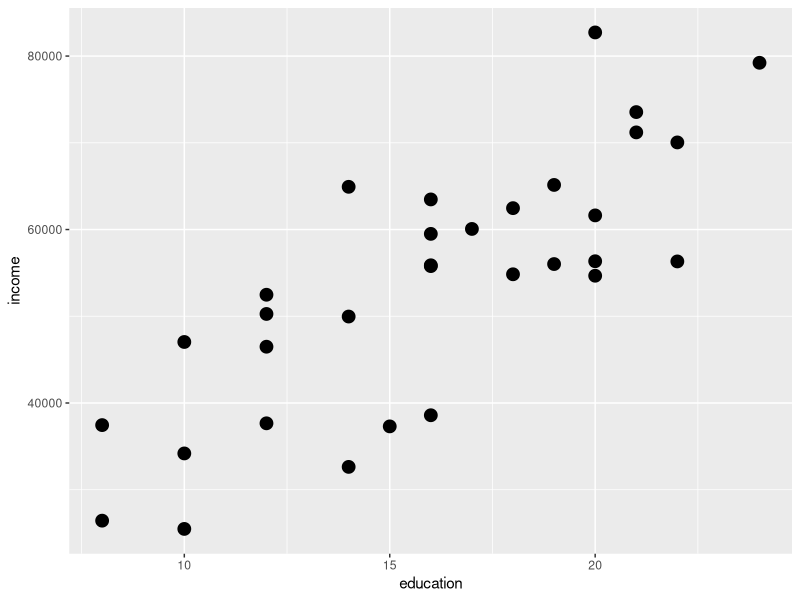
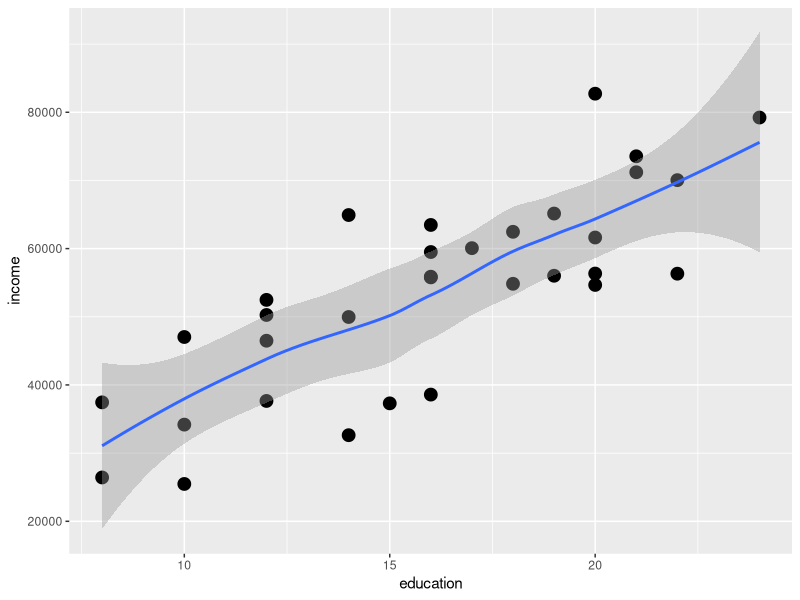
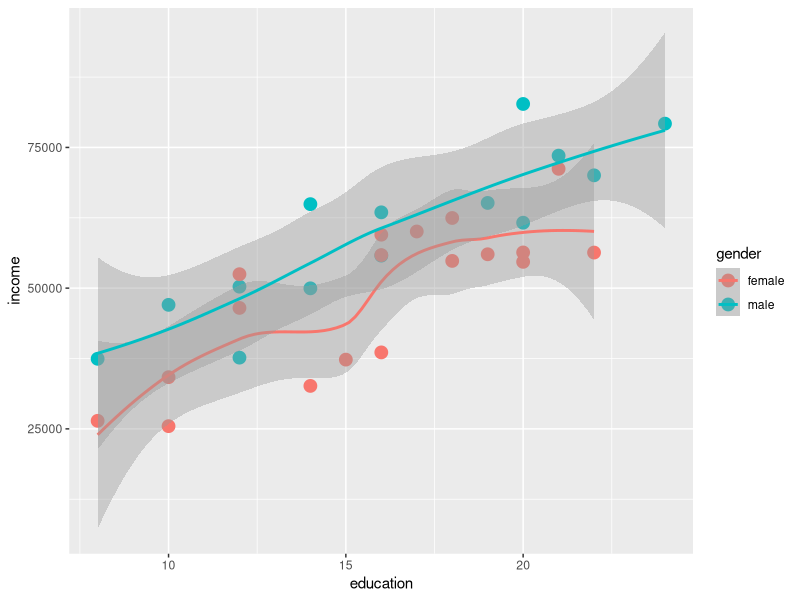
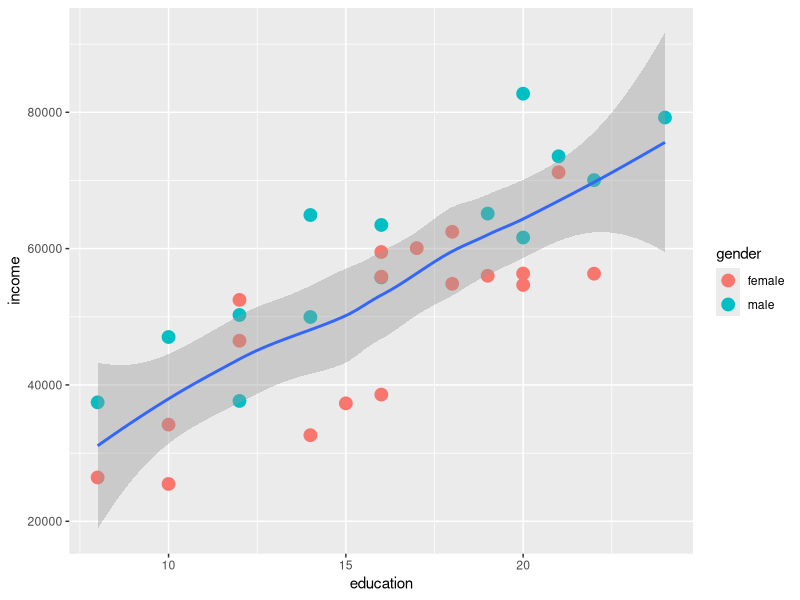
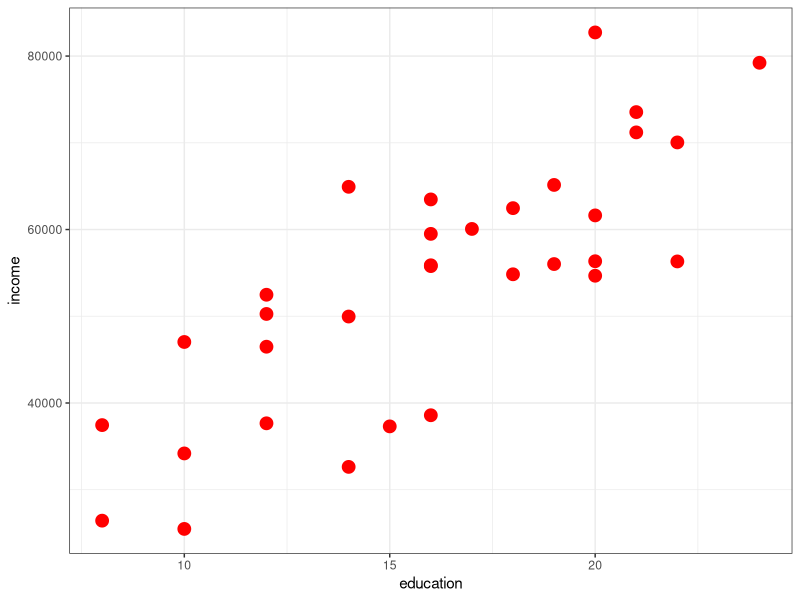
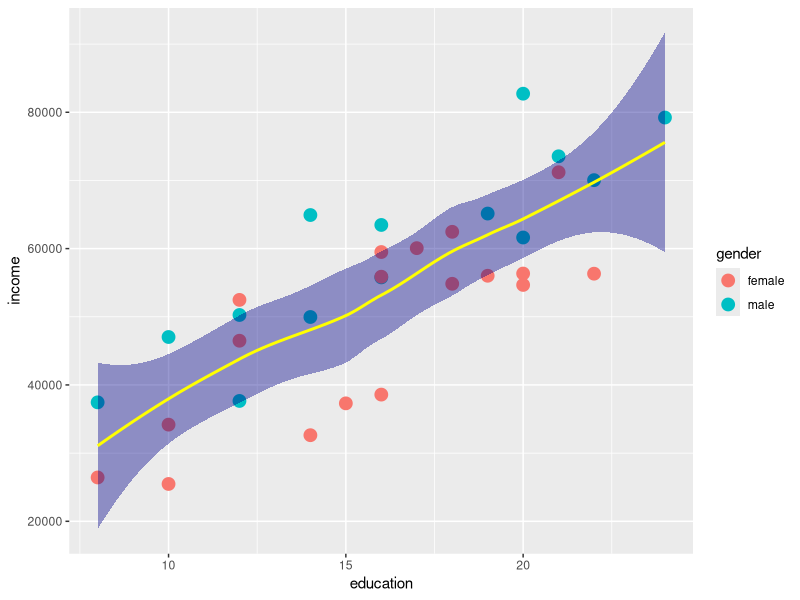
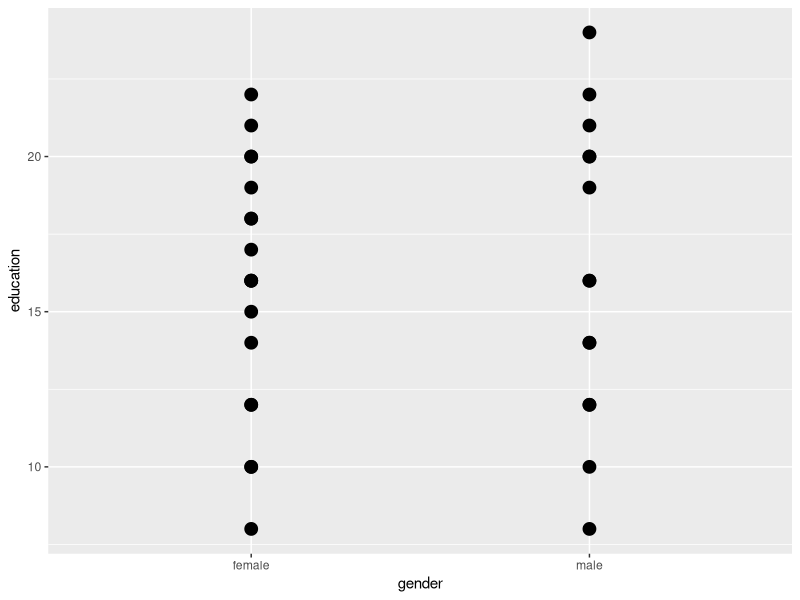
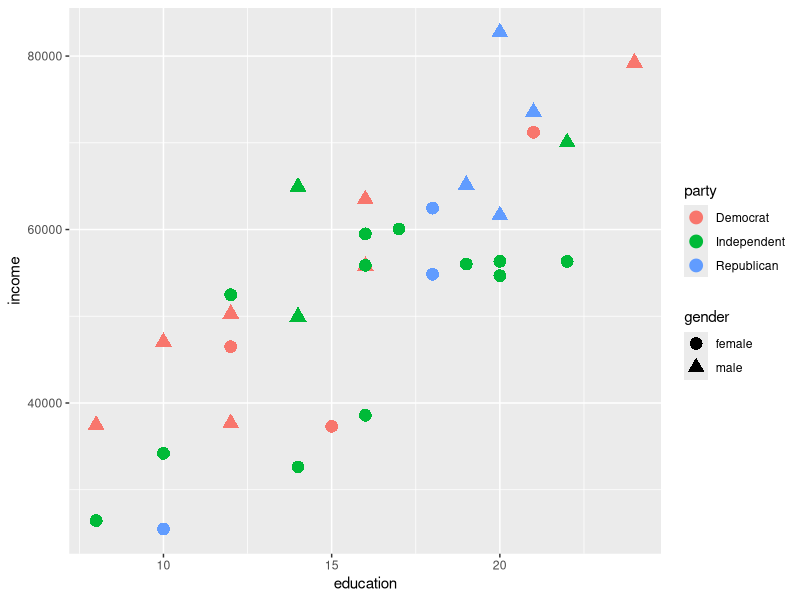

Write R code to recreate these figures, in order. (Note: this script raises an error after producing the figures.)
## ---- chunk 1
options(htmltools.dir.version = FALSE, servr.daemon = TRUE, scipen = 999)
## ---- chunk 2
# Load libraries
library(dplyr)
library(ggplot2)
library(readr)

# Import and view the city data 
city = read_csv("../data/riverside.csv")
city
## ---- chunk 3
ggplot(data = city, aes(x = education, y = income)) + 
  geom_point(size = 4)
## ---- chunk 4
ggplot(data = city, aes(x = education, y = income)) + 
  geom_point(size = 4) + 
  geom_smooth()
## ---- chunk 5
ggplot(data = city, aes(x = education, y = income, color = gender)) + 
  geom_point(size = 4) +
  geom_smooth()
## ---- chunk 6
ggplot(data = city, aes(x = education, y = income)) + 
  geom_point(aes(color = gender), size = 4) +
  geom_smooth()
## ---- chunk 7
ggplot(data = city, aes(x = education, y = income)) + 
  geom_point(color = "red", size = 4) +
  theme_bw()
## ---- chunk 8
ggplot(data = city, aes(x = education, y = income, color = gender)) +
  geom_point(size = 4) +
  geom_smooth(color = "yellow", fill = "darkblue")
## ---- chunk 9
ggplot(data = city, aes(x = gender, y = education)) +
  geom_point(size = 4)
## ---- chunk 10
ggplot(data = city, aes(x = education, y = income)) +
  geom_point(aes(color = party, shape = gender), size = 4)
## ---- chunk 11
ggplot(data = city, aes(x = education, y = income)) +
  geom_point(size = 4) +
  facet_wrap(~ party, nrow = 2)
## ---- chunk 12
ggplot(data = city, aes(x = education, y = income)) +
  geom_point(size = 4) +
  facet_grid(party ~ gender)
## ---- chunk 13
ggplot(data = city, aes(x = education, y = income)) +
  geom_point(size = 4) +
  xlab("Education level (in years)") +
  ylab("Income level (in U.S. dollars)")
## ---- chunk 14
ggplot(data = city, aes(x = education, y = income)) +
  geom_point(size = 4) +
  xlab("Education level (in years)") +
  ylab("Income level (in U.S. dollars)") +
  xlim(0, 30) +
  ylim(0, 100000)
## ---- chunk 15
ggplot(data = city, aes(x = seniority, y = education)) +
  geom_point(aes(color = party), size = 4) +
  scale_color_manual(
    values = c("#00afbb", "#e7b800", "#fc4e07")
  )
## ---- chunk 16
ggplot(data = city, aes(x = seniority, y = education)) +
  geom_point(aes(color = party), size = 4) +
  scale_color_manual(
    name = "Political affiliation",
    values = c("#00afbb", "#e7b800", "#fc4e07"),
    labels = c("Dem", "Ind", "Rep")
  )
## ---- chunk 17
colors()[1:48]
## ---- chunk 18
knitr::include_graphics("images/notes-03-hex-color-palette.png")
## ---- chunk 19
ggplot(data = city, aes(x = education, y = income)) +
  geom_point(aes(color = party), size = 4) +
  scale_color_grey(
    name = "Political affiliation"
    )
## ---- chunk 20
knitr::include_graphics("images/notes-03-color-brewer-palette.png")
## ---- chunk 21
ggplot(data = city, aes(x = education, y = income)) +
  geom_point(aes(color = party), size = 4) +
  scale_color_brewer(
    name = "Political affiliation",
    palette = "Set2"
    )
## ---- chunk 22
ggplot(data = city, aes(x = education, y = income)) +
  geom_point(size = 4) +
  theme_bw()
## ---- chunk 23
ggplot(data = city, aes(x = education, y = income)) +
  geom_point(size = 4) +
  theme_bw() +
  theme(
    axis.title.x = element_text(face = "bold", color = "blue"),
    axis.title.y = element_text(face = "italic")
  )
## ---- chunk 24
library(ggthemes)
ggplot(data = city, aes(x = education, y = income)) +
  geom_point(size = 4) +
  theme_fivethirtyeight()
## ---- chunk 25
library(scales)

ggplot(data = city, aes(x = education, y = income)) +
  geom_point(size = 4) +
  scale_y_continuous(
    name = "Annual income",
    labels = dollar
  )
## ---- chunk 26
knitr::include_graphics("images/notes-03-ggplot-gallery.png")
## ---- chunk 27
# Load scales library
library(scales) # To format $ in the labels

ggplot(data = city, aes(x = education, y = income)) +
  geom_point(aes(color = party), size = 4) +
  scale_color_manual(
    name = "Political affiliation", 
    values = c("#00afbb", "#e7b800", "#fc4e07")
    ) +
  xlab("Education level (in years)") +
  scale_y_continuous(
    name = "Annual income (in U.S. dollars)", 
    labels = dollar
    ) +
  theme_bw() +
  facet_wrap(~ gender)
## ---- chunk 28
city %>%
  filter(gender == "female") %>%
  ggplot(aes(x = education, y = income)) +
    geom_point(size = 4)
